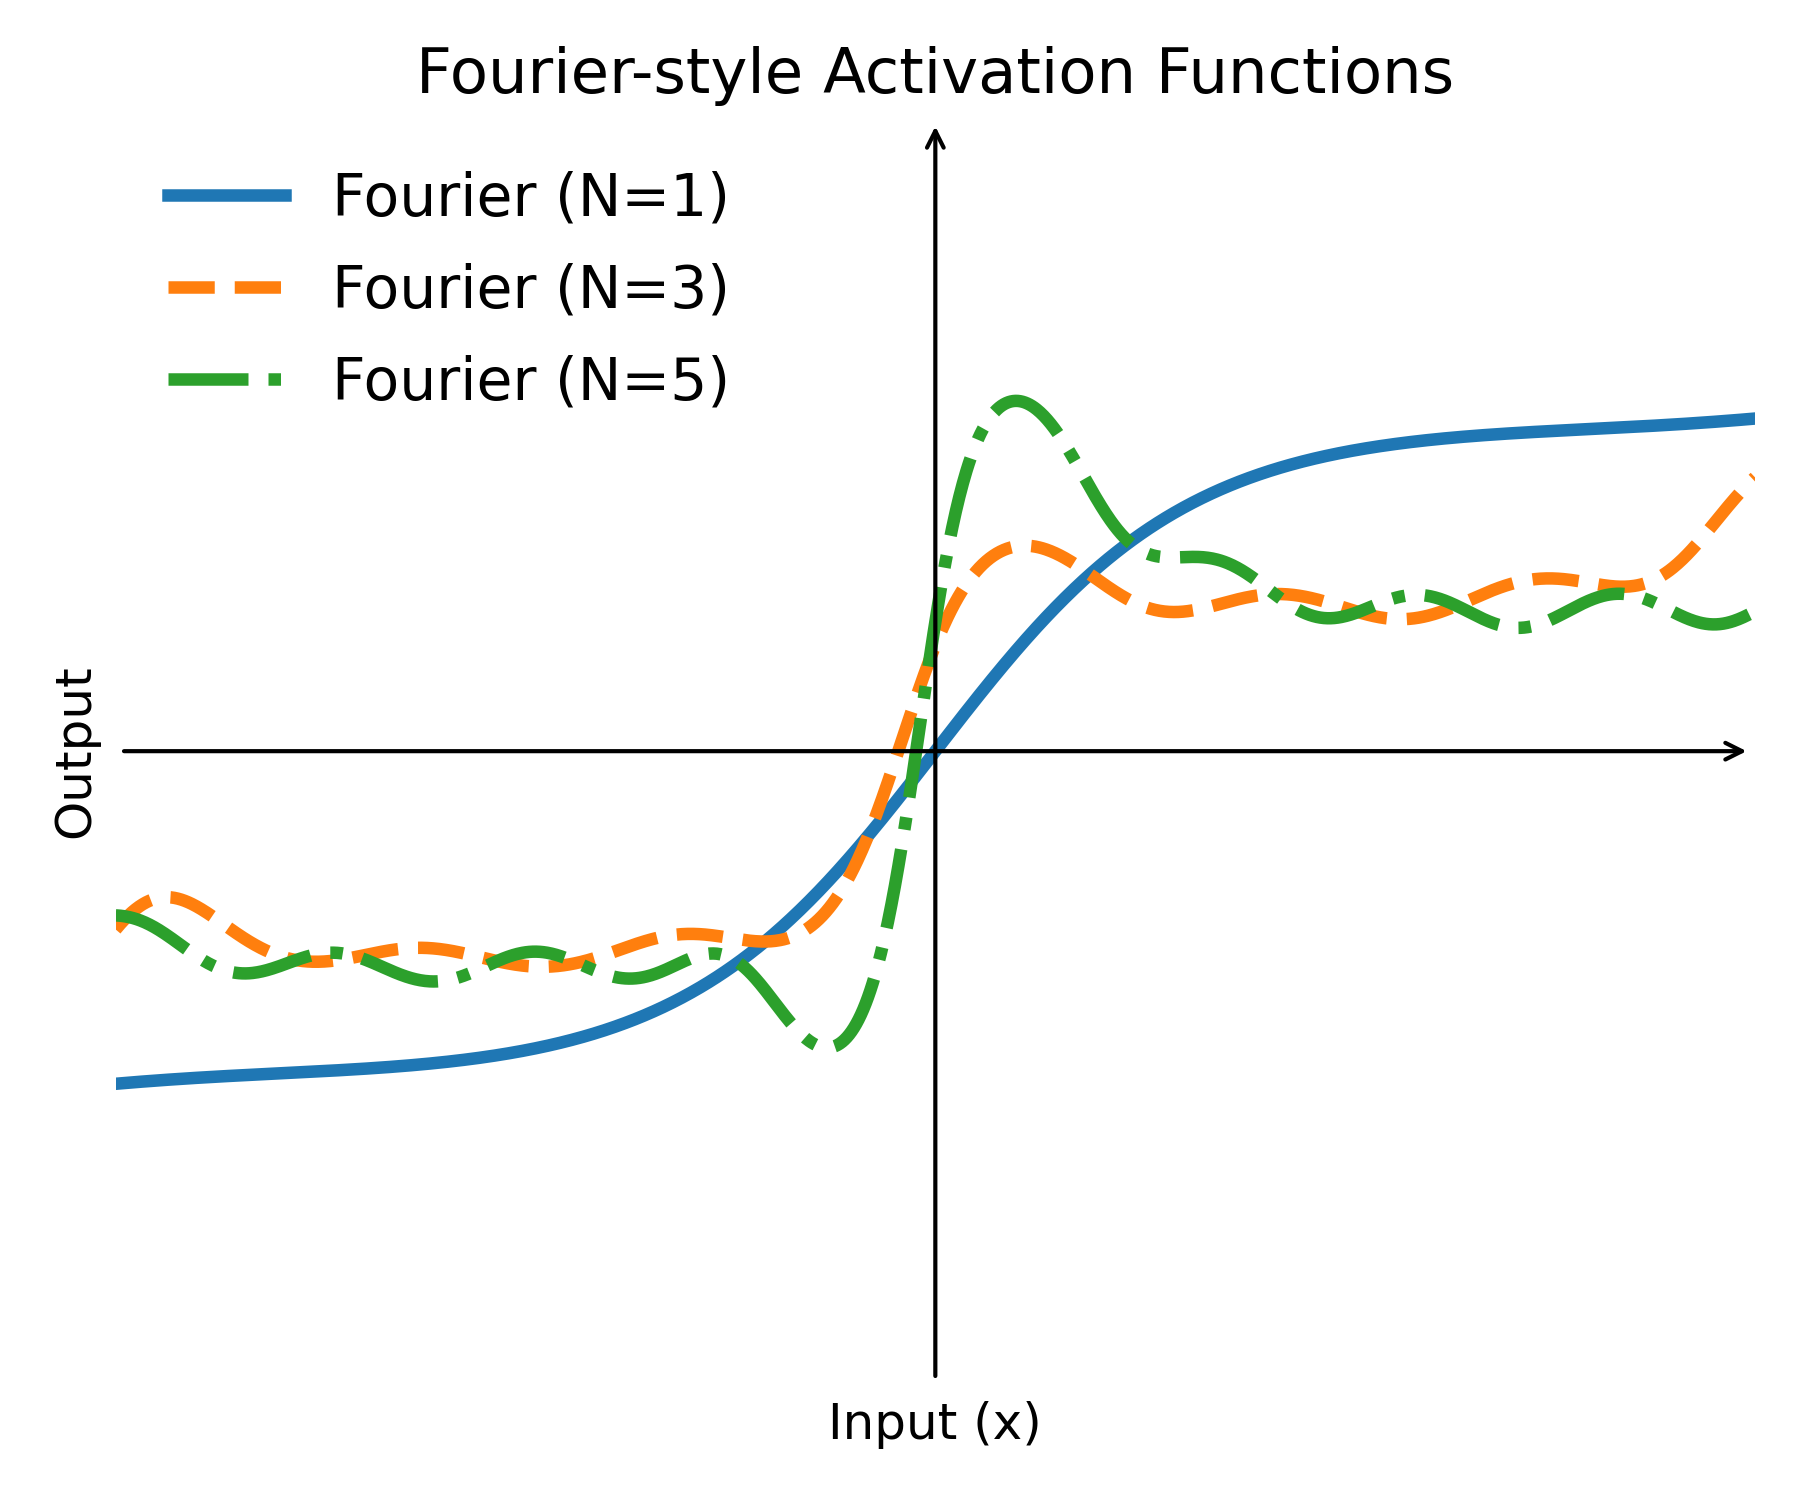

Here is the Python script that generated this plot:
import numpy as np
import matplotlib.pyplot as plt

# -------------------------
# Fourier-style activation
# -------------------------
def fourier_activation(
    x,
    N,
    w,
    gain,
    bound,
    mode="odd",
    a=None,
    b=None,
):
    """
    Fourier-style activation:
      core(x) = gain*x + Σ a_n sin(n*w*x) [+ Σ b_n cos(n*w*x)]
    then softly bounded with tanh for stability.
    """
    x = np.asarray(x, dtype=float)

    # Default decaying coefficients (keeps it activation-like)
    if a is None:
        a = np.array([0.9 / (n**1.15) for n in range(1, N + 1)])
    if b is None:
        b = np.array([0.5 / (n**1.15) for n in range(1, N + 1)])

    core = gain * x

    # Sine harmonics (odd component)
    for n in range(1, N + 1):
        core += a[n - 1] * np.sin(n * w * x)

    # Cosine harmonics (even / asymmetry)
    if mode == "asym":
        for n in range(1, N + 1):
            core += b[n - 1] * np.cos(n * w * x)

    # Gated variant: suppress oscillations for x < 0
    if mode == "gated":
        gate = 0.30 + 0.70 * np.tanh(0.9 * x)
        core = gain * x + gate * (core - gain * x)

    # Soft bounding (keeps it an activation)
    return bound * np.tanh(core / bound)


if __name__ == "__main__":
    x = np.linspace(-5, 5, 1400)

    # -------------------------
    # Three DISTINCT Fourier activations
    # -------------------------

    # (1) N = 1 : almost monotone, very activation-like
    y1 = fourier_activation(
        x,
        N=1,
        w=0.8,
        gain=0.95,
        bound=3.0,
        mode="odd"
    )

    # (2) N = 3 : asymmetric, richer curvature
    y3 = fourier_activation(
        x,
        N=3,
        w=1.2,
        gain=0.60,
        bound=2.6,
        mode="asym"
    )

    # (3) N = 5 : expressive but gated (less periodic-looking)
    a5 = np.array([1.4, 1.0, 0.7, 0.45, 0.30])  # slower decay => more detail

    y5 = fourier_activation(
        x,
        N=5,
        w=0.95,  # higher frequency than N=3
        gain=0.45,  # less linear dominance
        bound=3.8,  # larger dynamic range
        mode="asym",
        a=a5
    )

    # -------------------------
    # Figure (your style)
    # -------------------------
    fig, ax = plt.subplots(figsize=(6, 5))

    limit = 5
    ax.set_xlim(-limit, limit)
    ax.set_ylim(-limit, limit)

    ax.annotate("", xy=(limit, 0), xytext=(-limit, 0),
                arrowprops=dict(arrowstyle="->", linewidth=1))
    ax.annotate("", xy=(0, limit), xytext=(0, -limit),
                arrowprops=dict(arrowstyle="->", linewidth=1))

    ax.plot(x, y1, linewidth=3,
            label="Fourier (N=1)")
    ax.plot(x, y3, linewidth=3.0, linestyle="--",
            label="Fourier (N=3)")
    ax.plot(x, y5, linewidth=3.0, linestyle="-.",
            label="Fourier (N=5)")

    # Remove default spines
    for spine in ax.spines.values():
        spine.set_visible(False)

    # Ticks
    # ax.set_xticks(np.arange(-5, 6, 2.5))
    # ax.set_yticks(np.arange(-5, 6, 2.5))
    ax.set_yticks([])
    ax.set_xticks([])
    ax.tick_params(direction="out", length=5)
    legend = ax.legend(
        frameon=False,
        fontsize=14,  # larger text
        handlelength=2.0,  # longer line icon
        labelspacing=0.6,
        loc="upper left"
    )
    ax.tick_params(direction="out", length=5)

    # Styling
    ax.set_title("Fourier-style Activation Functions", fontsize=15)
    ax.set_xlabel("Input (x)", fontsize=12)
    ax.set_ylabel("Output", fontsize=12)
    ax.grid(alpha=0.25)

    plt.tight_layout()
    plt.savefig("Fourier.png", dpi=300)
    plt.show()
